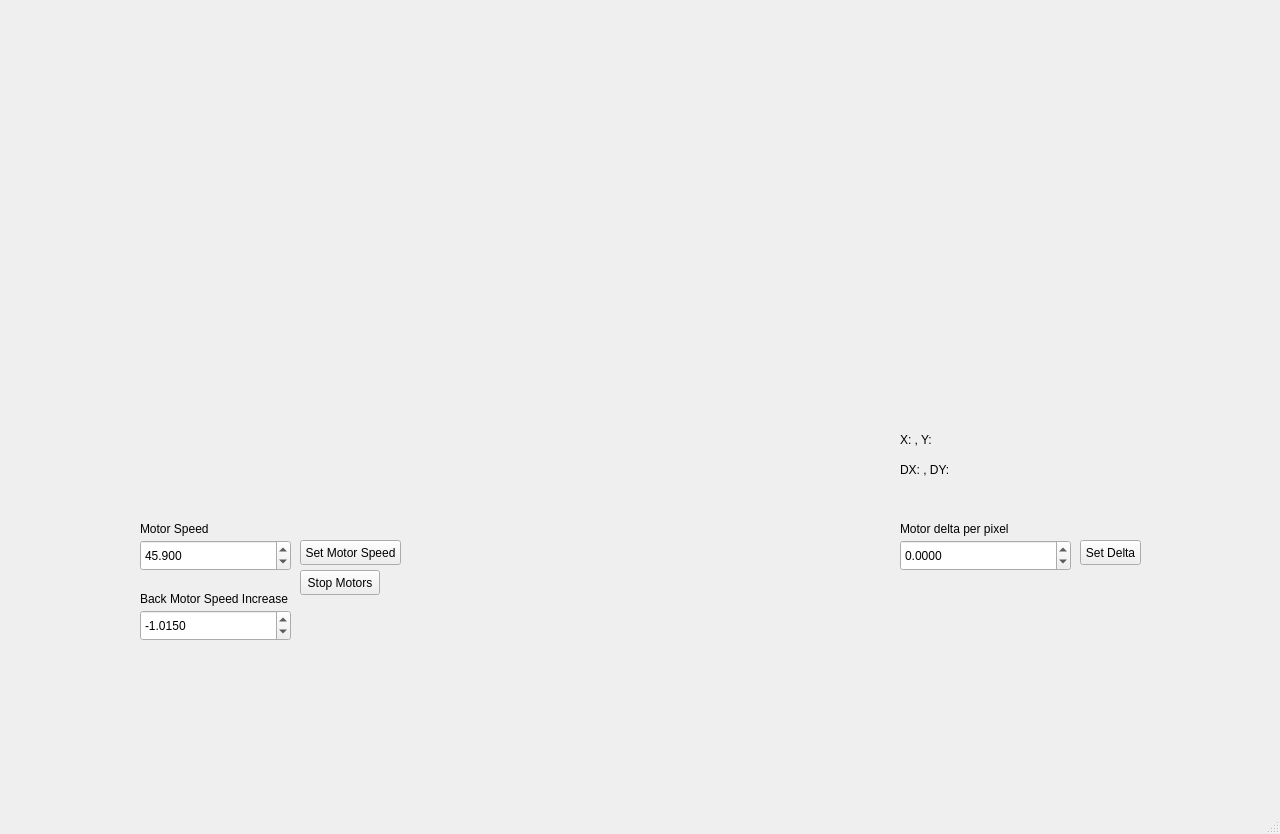
<?xml version="1.0" encoding="UTF-8"?>
<ui version="4.0">
 <class>MainWindow</class>
 <widget class="QMainWindow" name="MainWindow">
  <property name="geometry">
   <rect>
    <x>0</x>
    <y>0</y>
    <width>1280</width>
    <height>834</height>
   </rect>
  </property>
  <property name="windowTitle">
   <string>MainWindow</string>
  </property>
  <widget class="QWidget" name="centralwidget">
   <widget class="QLabel" name="cam_display">
    <property name="geometry">
     <rect>
      <x>20</x>
      <y>40</y>
      <width>800</width>
      <height>400</height>
     </rect>
    </property>
    <property name="text">
     <string/>
    </property>
   </widget>
   <widget class="QDoubleSpinBox" name="motor_speed_input">
    <property name="geometry">
     <rect>
      <x>140</x>
      <y>540</y>
      <width>151</width>
      <height>31</height>
     </rect>
    </property>
    <property name="decimals">
     <number>3</number>
    </property>
    <property name="minimum">
     <double>-200.000000000000000</double>
    </property>
    <property name="maximum">
     <double>200.000000000000000</double>
    </property>
    <property name="singleStep">
     <double>0.100000000000000</double>
    </property>
    <property name="value">
     <double>45.899999999999999</double>
    </property>
   </widget>
   <widget class="QPushButton" name="motor_speed_button">
    <property name="geometry">
     <rect>
      <x>300</x>
      <y>540</y>
      <width>101</width>
      <height>25</height>
     </rect>
    </property>
    <property name="text">
     <string>Set Motor Speed</string>
    </property>
   </widget>
   <widget class="QPushButton" name="motor_stop_button">
    <property name="geometry">
     <rect>
      <x>300</x>
      <y>570</y>
      <width>80</width>
      <height>25</height>
     </rect>
    </property>
    <property name="text">
     <string>Stop Motors</string>
    </property>
   </widget>
   <widget class="QDoubleSpinBox" name="back_speed_input">
    <property name="geometry">
     <rect>
      <x>140</x>
      <y>610</y>
      <width>151</width>
      <height>31</height>
     </rect>
    </property>
    <property name="decimals">
     <number>4</number>
    </property>
    <property name="minimum">
     <double>-200.000000000000000</double>
    </property>
    <property name="maximum">
     <double>200.000000000000000</double>
    </property>
    <property name="singleStep">
     <double>0.100000000000000</double>
    </property>
    <property name="value">
     <double>-1.015000000000000</double>
    </property>
   </widget>
   <widget class="QLabel" name="label">
    <property name="geometry">
     <rect>
      <x>140</x>
      <y>520</y>
      <width>111</width>
      <height>17</height>
     </rect>
    </property>
    <property name="text">
     <string>Motor Speed</string>
    </property>
   </widget>
   <widget class="QLabel" name="label_2">
    <property name="geometry">
     <rect>
      <x>140</x>
      <y>590</y>
      <width>161</width>
      <height>17</height>
     </rect>
    </property>
    <property name="frameShape">
     <enum>QFrame::NoFrame</enum>
    </property>
    <property name="text">
     <string>Back Motor Speed Increase</string>
    </property>
   </widget>
   <widget class="QLabel" name="cam_display2">
    <property name="geometry">
     <rect>
      <x>920</x>
      <y>140</y>
      <width>256</width>
      <height>256</height>
     </rect>
    </property>
    <property name="text">
     <string/>
    </property>
   </widget>
   <widget class="QLabel" name="center_label">
    <property name="geometry">
     <rect>
      <x>900</x>
      <y>430</y>
      <width>151</width>
      <height>20</height>
     </rect>
    </property>
    <property name="text">
     <string>X: , Y: </string>
    </property>
   </widget>
   <widget class="QLabel" name="delta_label">
    <property name="geometry">
     <rect>
      <x>900</x>
      <y>460</y>
      <width>151</width>
      <height>20</height>
     </rect>
    </property>
    <property name="text">
     <string>DX: , DY: </string>
    </property>
   </widget>
   <widget class="QDoubleSpinBox" name="motor_delta_input">
    <property name="geometry">
     <rect>
      <x>900</x>
      <y>540</y>
      <width>171</width>
      <height>31</height>
     </rect>
    </property>
    <property name="decimals">
     <number>4</number>
    </property>
    <property name="minimum">
     <double>-100.000000000000000</double>
    </property>
    <property name="maximum">
     <double>100.000000000000000</double>
    </property>
    <property name="singleStep">
     <double>0.010000000000000</double>
    </property>
   </widget>
   <widget class="QLabel" name="label_3">
    <property name="geometry">
     <rect>
      <x>900</x>
      <y>520</y>
      <width>161</width>
      <height>17</height>
     </rect>
    </property>
    <property name="text">
     <string>Motor delta per pixel</string>
    </property>
   </widget>
   <widget class="QPushButton" name="motor_delta_button">
    <property name="geometry">
     <rect>
      <x>1080</x>
      <y>540</y>
      <width>61</width>
      <height>25</height>
     </rect>
    </property>
    <property name="text">
     <string>Set Delta</string>
    </property>
   </widget>
  </widget>
  <widget class="QMenuBar" name="menubar">
   <property name="geometry">
    <rect>
     <x>0</x>
     <y>0</y>
     <width>1280</width>
     <height>22</height>
    </rect>
   </property>
  </widget>
  <widget class="QStatusBar" name="statusbar"/>
 </widget>
 <resources/>
 <connections/>
</ui>
